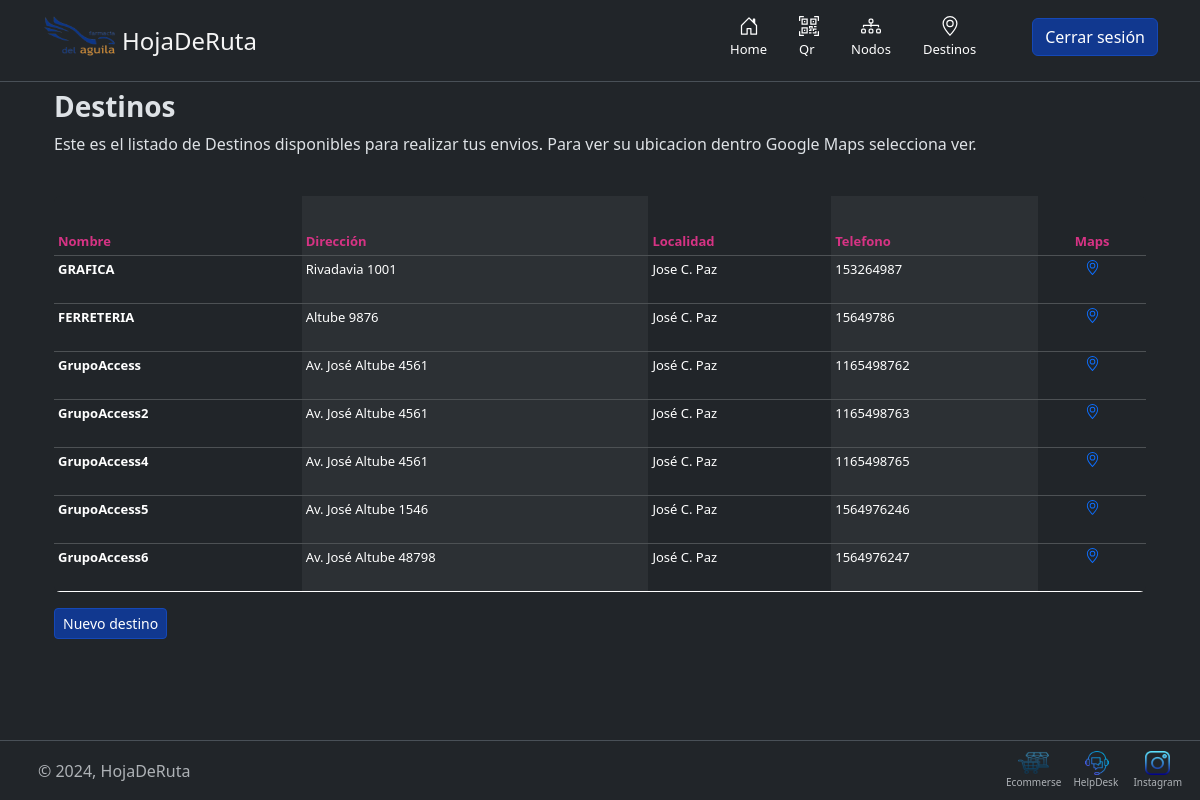
The page /nodos/destinos/ (signed in) on the database as committed earlier.
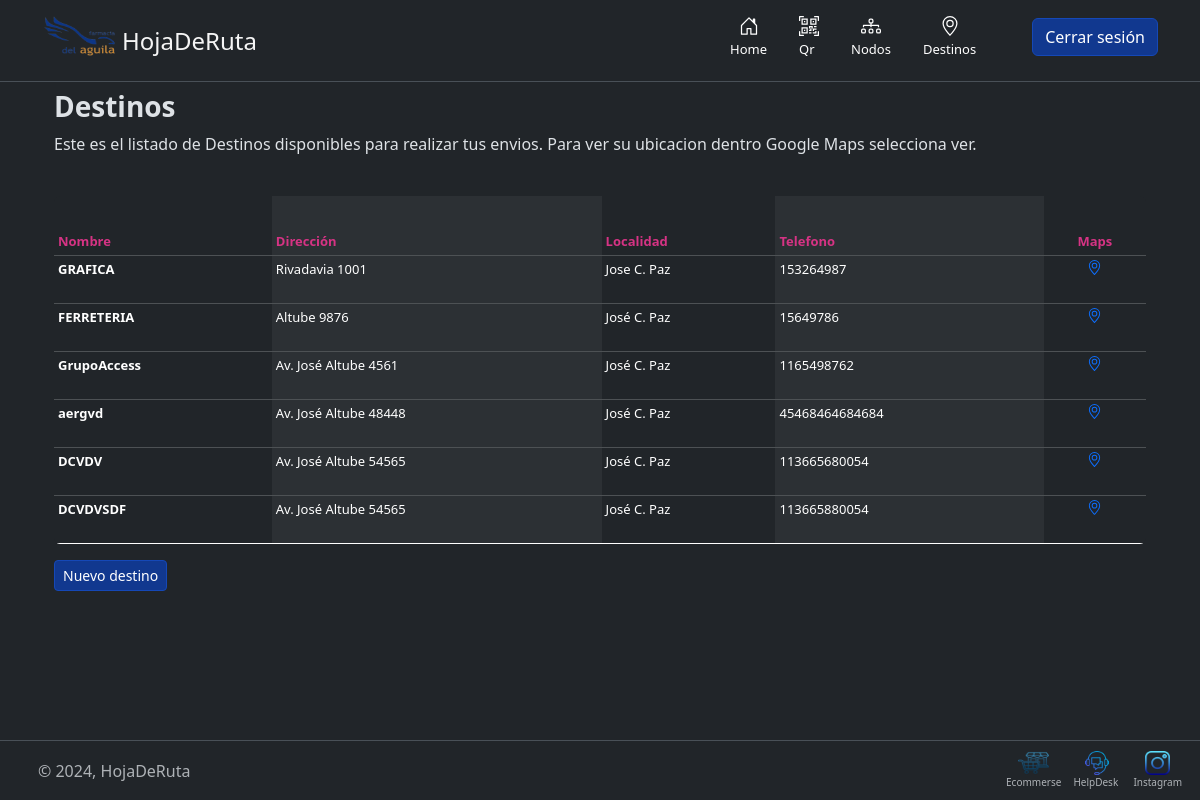
The same page on the database as committed later.
### nodos/models.py (models this page shows, shortened)
class Destino(models.Model):
    nombre  = models.CharField(max_length=30)
    calle = models.CharField(max_length=30, blank= True)
    numero = models.IntegerField(null= False)
    localidad = models.CharField(max_length=30, blank= True)
    NumTelefonoRegex = RegexValidator(regex=r"^\+?1?\d{8,15}$")
    telefono = models.CharField(validators=[NumTelefonoRegex], max_length=16, unique=True)
    maps = models.TextField(max_length=1000, blank=True, null=True)
    estado = models.ForeignKey(Estado, on_delete= models.SET_NULL, null= True)
    def ver_maps(self):
        return format_html ('<iframe src="{}" width="300" height="225" style="border:0;" allowfullscreen="" loading="lazy" referrerpolicy="no-referrer-when-downgrade"></iframe>', self.maps)

### link/models.py (models this page shows, shortened)
class Links(models.Model):
    nombre = models.CharField(max_length=100, null= False)
    url = models.URLField(max_length= 100, null= False)
    icono = models.ImageField(upload_to="iconos/%Y/%m/%d", blank=True, null=True)
    estado = models.ForeignKey(Estado, on_delete= models.SET_NULL, null= True)

### nodos/views.py (the view)
# urls.py: path('destinos/', nodos_destinos.ver_destinos, name= 'ver_destinos'),
    def ver_destinos(self, request):
        if request.user.is_authenticated:
            self.obtener_nodos_destinos(self.destinos)
            self.params['pagina']= 'Destinos'
            crear_nodo= format_html(
                """
                <a type="button" class="btn btn-primary btn-sm" href="nuevo/">Nuevo destino</a>
                """
                )
            self.params['crear_nodo']= crear_nodo
        return render(request, 'nodos/nodos.html', self.params )

### farmacia/models.py (called while the page is built)
    def obtener_nodos_destinos(self, nodo):
        self.params['nodos'] = nodo.filter( estado = self.activo)

### templates/nodos/nodos.html (shortened to what this page needs)
{% extends "layout.html" %}
{% load static %}
{% block content %}
{% if user.is_authenticated %}
    <div class="container">
        <div class="row">
            <div class="row">
                <h3>
                    <b>{{ pagina }}</b>
                </h3>
            </div>
            <div class="row">
                <p>Este es el listado de {{ pagina }} disponibles para realizar tus envios.
                    Para ver su ubicacion dentro Google Maps selecciona ver.</p>
            </div>
        </div>
        <br>
        <div class="row">
            {% include "nodos/tabla_nodo_destino.html" %}
        </div>
        {% if crear_nodo %}
        <div class="row">
            <div class="col">
                {{ crear_nodo }}
            </div>
        </div>
        {% endif %}
    </div>
{% else %}
    {% include 'titulo.html' %}
    {% include "login-register.html" %}
{% endif %}
{% endblock %}

### templates/nodos/tabla_nodo_destino.html (shortened to what this page needs)
<div class="table-responsive">
    <table class="table table-striped-columns table-sm table-dark">
        <thead>
            <tr>
                <th style="color: #d63384;font-size: small" scope="col">Nombre</th>
                <th style="color: #d63384;font-size: small" scope="col">Dirección</th>
                <th style="color: #d63384;font-size: small" scope="col">Localidad</th>
                <th style="color: #d63384;font-size: small" scope="col">Telefono</th>
                <th style="color: #d63384;font-size: small; text-align: center;" scope="col">Maps</th>
            </tr>
        </thead>
        <tbody>
            {% for nodo in nodos %}
               <tr>
                    <th>{{ nodo.nombre }}</th>
                    <td>{{ nodo.calle }} {{ nodo.numero }}</td>
                    <td>{{ nodo.localidad }}</td>
                    <td>{{ nodo.telefono }}</td>
                    <td scope="row">
                        <a href="#" class="btn-primary" role="button" data-bs-toggle="modal" data-bs-target="#ventanaModal" data-info='{{ nodo.ver_maps }}' style="font-size: small;">
                        </a>
                    </td>
                </tr>
                {% empty %}
                    <p>No existen nodos</p>
            {% endfor %}
        </tbody>
    </table>
</div>

### templates/footer.html
<footer class="d-flex flex-wrap justify-content-between align-items-center border-top bg-dark" data-bs-theme="dark">
	  <div class="col-md-4 d-flex align-items-center">
		<a href="/" class="mb-3 me-2 mb-md-0 text-body-secondary text-decoration-none lh-1">
		  <svg class="bi" width="30" height="24"><use xlink:href="#bootstrap"></use></svg>
		</a>
		<span class="mb-3 mb-md-0 text-body-secondary">© 2024, HojaDeRuta</span>
	  </div>
	  <ul class="nav col-md-4 justify-content-end list-unstyled d-flex" style="padding-right:20px;">
		{% if user.is_authenticated %}
		{% for link in links %}
		<li class="ms-3" style="padding: 10px;">
			<a class="text-body-secondary" href="{{ link.url }}">
				<div class="row">
					<img src="/media/{{ link.icono }}" width="24" height="24">
				</div>
				<div class="row">
					{{ link.nombre }}
				</div>
			</a>
		</li>
		{% endfor %}
		{% endif %}
	</ul>
</footer>

Rows that differ between the two databases and show on the page:
removed Destino: nombre "GrupoAccess2", calle "Av. José Altube", numero "4561", localidad "José C. Paz", telefono "1165498763"
removed Destino: nombre "GrupoAccess4", calle "Av. José Altube", numero "4561", localidad "José C. Paz", telefono "1165498765"
removed Destino: nombre "GrupoAccess5", calle "Av. José Altube", numero "1546", localidad "José C. Paz", telefono "1564976246"
removed Destino: nombre "GrupoAccess6", calle "Av. José Altube", numero "48798", localidad "José C. Paz", telefono "1564976247"
added Destino: nombre "aergvd", calle "Av. José Altube", numero "48448", localidad "José C. Paz", telefono "45468464684684"
added Destino: nombre "DCVDV", calle "Av. José Altube", numero "54565", localidad "José C. Paz", telefono "113665680054"
added Destino: nombre "DCVDVSDF", calle "Av. José Altube", numero "54565", localidad "José C. Paz", telefono "113665880054"
